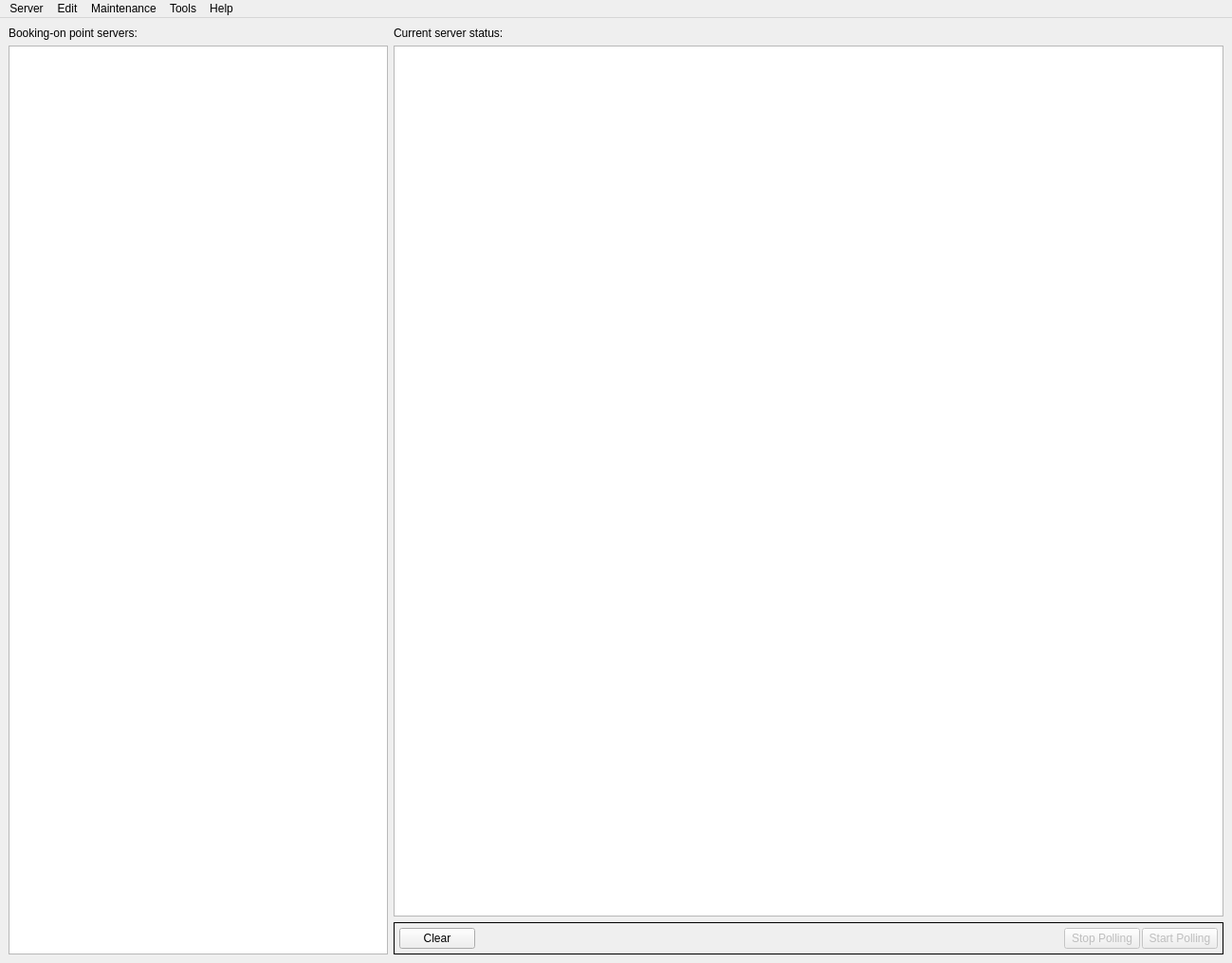
<?xml version="1.0" encoding="UTF-8"?>
<ui version="4.0">
 <class>MainWindow</class>
 <widget class="QMainWindow" name="MainWindow">
  <property name="geometry">
   <rect>
    <x>0</x>
    <y>0</y>
    <width>1299</width>
    <height>1015</height>
   </rect>
  </property>
  <property name="windowTitle">
   <string>Eunomia</string>
  </property>
  <widget class="QWidget" name="centralwidget">
   <layout class="QHBoxLayout" name="horizontalLayout_2">
    <item>
     <layout class="QVBoxLayout" name="verticalLayout">
      <property name="sizeConstraint">
       <enum>QLayout::SetMaximumSize</enum>
      </property>
      <item>
       <widget class="QLabel" name="label">
        <property name="text">
         <string>Booking-on point servers:</string>
        </property>
       </widget>
      </item>
      <item>
       <widget class="bookingOnPointList" name="depotList">
        <property name="maximumSize">
         <size>
          <width>400</width>
          <height>16777215</height>
         </size>
        </property>
        <property name="selectionBehavior">
         <enum>QAbstractItemView::SelectRows</enum>
        </property>
        <property name="iconSize">
         <size>
          <width>16</width>
          <height>16</height>
         </size>
        </property>
        <property name="selectionRectVisible">
         <bool>true</bool>
        </property>
        <property name="sortingEnabled">
         <bool>true</bool>
        </property>
       </widget>
      </item>
     </layout>
    </item>
    <item>
     <layout class="QVBoxLayout" name="verticalLayout_2">
      <item>
       <widget class="QLabel" name="label_2">
        <property name="text">
         <string>Current server status:</string>
        </property>
       </widget>
      </item>
      <item>
       <widget class="ServerStatusTerminal" name="serverStatus">
        <property name="verticalScrollBarPolicy">
         <enum>Qt::ScrollBarAlwaysOff</enum>
        </property>
        <property name="horizontalScrollBarPolicy">
         <enum>Qt::ScrollBarAlwaysOff</enum>
        </property>
        <property name="selectionMode">
         <enum>QAbstractItemView::MultiSelection</enum>
        </property>
       </widget>
      </item>
      <item>
       <widget class="QFrame" name="frame">
        <property name="minimumSize">
         <size>
          <width>0</width>
          <height>0</height>
         </size>
        </property>
        <property name="styleSheet">
         <string notr="true">border-color: rgb(192, 191, 188);</string>
        </property>
        <property name="frameShape">
         <enum>QFrame::Box</enum>
        </property>
        <property name="frameShadow">
         <enum>QFrame::Plain</enum>
        </property>
        <layout class="QHBoxLayout" name="horizontalLayout_3">
         <property name="spacing">
          <number>2</number>
         </property>
         <property name="leftMargin">
          <number>5</number>
         </property>
         <property name="topMargin">
          <number>5</number>
         </property>
         <property name="rightMargin">
          <number>5</number>
         </property>
         <property name="bottomMargin">
          <number>5</number>
         </property>
         <item>
          <widget class="QPushButton" name="clearButton">
           <property name="text">
            <string>Clear</string>
           </property>
          </widget>
         </item>
         <item>
          <spacer name="horizontalSpacer">
           <property name="orientation">
            <enum>Qt::Horizontal</enum>
           </property>
           <property name="sizeHint" stdset="0">
            <size>
             <width>352</width>
             <height>20</height>
            </size>
           </property>
          </spacer>
         </item>
         <item>
          <widget class="QPushButton" name="stopPollingButton">
           <property name="enabled">
            <bool>false</bool>
           </property>
           <property name="text">
            <string>Stop Polling</string>
           </property>
          </widget>
         </item>
         <item>
          <widget class="QPushButton" name="startPollingButton">
           <property name="enabled">
            <bool>false</bool>
           </property>
           <property name="text">
            <string>Start Polling</string>
           </property>
          </widget>
         </item>
        </layout>
       </widget>
      </item>
     </layout>
    </item>
   </layout>
  </widget>
  <widget class="QMenuBar" name="menubar">
   <property name="geometry">
    <rect>
     <x>0</x>
     <y>0</y>
     <width>1299</width>
     <height>22</height>
    </rect>
   </property>
   <widget class="QMenu" name="menuFile">
    <property name="title">
     <string>Server</string>
    </property>
    <addaction name="actionStart_Server"/>
    <addaction name="actionStop_Server"/>
    <addaction name="separator"/>
    <addaction name="actionStart_Polling"/>
    <addaction name="actionStop_Polling"/>
    <addaction name="separator"/>
    <addaction name="actionStart_All_Polling"/>
    <addaction name="actionStop_All_Polling"/>
    <addaction name="actionHalt_All_Servers"/>
    <addaction name="separator"/>
    <addaction name="actionQuit"/>
   </widget>
   <widget class="QMenu" name="menuHelp">
    <property name="title">
     <string>Help</string>
    </property>
    <addaction name="actionAbout"/>
   </widget>
   <widget class="QMenu" name="menuTools">
    <property name="title">
     <string>Tools</string>
    </property>
    <addaction name="actionConfigure_Server"/>
    <addaction name="separator"/>
   </widget>
   <widget class="QMenu" name="menuEdit">
    <property name="title">
     <string>Edit</string>
    </property>
    <addaction name="actionClear"/>
    <addaction name="separator"/>
    <addaction name="actionSelect_All"/>
    <addaction name="separator"/>
    <addaction name="actionCut"/>
    <addaction name="actionCopy"/>
    <addaction name="actionPaste"/>
   </widget>
   <widget class="QMenu" name="menuMaintenance">
    <property name="title">
     <string>Maintenance</string>
    </property>
    <addaction name="actionRestart_Server"/>
    <addaction name="actionReload_Configuration"/>
    <addaction name="separator"/>
    <addaction name="actionSave_Log"/>
    <addaction name="separator"/>
    <addaction name="actionCheck_for_Updates"/>
   </widget>
   <addaction name="menuFile"/>
   <addaction name="menuEdit"/>
   <addaction name="menuMaintenance"/>
   <addaction name="menuTools"/>
   <addaction name="menuHelp"/>
  </widget>
  <action name="actionQuit">
   <property name="text">
    <string>Quit</string>
   </property>
  </action>
  <action name="actionAbout">
   <property name="text">
    <string>About</string>
   </property>
  </action>
  <action name="actionConfigure_Server">
   <property name="text">
    <string>Configure Server...</string>
   </property>
  </action>
  <action name="actionStart_Server">
   <property name="enabled">
    <bool>false</bool>
   </property>
   <property name="text">
    <string>Run Server</string>
   </property>
  </action>
  <action name="actionStop_Server">
   <property name="enabled">
    <bool>false</bool>
   </property>
   <property name="text">
    <string>Halt Server</string>
   </property>
  </action>
  <action name="actionStart_Polling">
   <property name="enabled">
    <bool>false</bool>
   </property>
   <property name="text">
    <string>Start Server Polling</string>
   </property>
  </action>
  <action name="actionStop_Polling">
   <property name="enabled">
    <bool>false</bool>
   </property>
   <property name="text">
    <string>Stop Server Polling</string>
   </property>
  </action>
  <action name="actionRestart_Server">
   <property name="enabled">
    <bool>false</bool>
   </property>
   <property name="text">
    <string>Full Restart</string>
   </property>
  </action>
  <action name="actionClear">
   <property name="enabled">
    <bool>false</bool>
   </property>
   <property name="text">
    <string>Clear</string>
   </property>
  </action>
  <action name="actionCopy">
   <property name="enabled">
    <bool>false</bool>
   </property>
   <property name="text">
    <string>Copy</string>
   </property>
   <property name="shortcut">
    <string>Ctrl+C</string>
   </property>
  </action>
  <action name="actionSelect_All">
   <property name="enabled">
    <bool>false</bool>
   </property>
   <property name="text">
    <string>Select All</string>
   </property>
  </action>
  <action name="actionCut">
   <property name="enabled">
    <bool>false</bool>
   </property>
   <property name="text">
    <string>Cut</string>
   </property>
   <property name="shortcut">
    <string>Ctrl+X</string>
   </property>
  </action>
  <action name="actionPaste">
   <property name="enabled">
    <bool>false</bool>
   </property>
   <property name="text">
    <string>Paste</string>
   </property>
   <property name="shortcut">
    <string>Ctrl+V</string>
   </property>
  </action>
  <action name="actionStart_All_Polling">
   <property name="enabled">
    <bool>false</bool>
   </property>
   <property name="text">
    <string>Start All Polling</string>
   </property>
  </action>
  <action name="actionStop_All_Polling">
   <property name="enabled">
    <bool>false</bool>
   </property>
   <property name="text">
    <string>Stop All Polling</string>
   </property>
  </action>
  <action name="actionHalt_All_Servers">
   <property name="enabled">
    <bool>false</bool>
   </property>
   <property name="text">
    <string>Halt All Servers</string>
   </property>
  </action>
  <action name="actionSave_Log">
   <property name="enabled">
    <bool>false</bool>
   </property>
   <property name="text">
    <string>Save Log...</string>
   </property>
  </action>
  <action name="actionCheck_for_Updates">
   <property name="text">
    <string>Check for Updates...</string>
   </property>
  </action>
  <action name="actionReload_Configuration">
   <property name="enabled">
    <bool>false</bool>
   </property>
   <property name="text">
    <string>Reload Configuration</string>
   </property>
  </action>
 </widget>
 <customwidgets>
  <customwidget>
   <class>bookingOnPointList</class>
   <extends>QListWidget</extends>
   <header>../../../bookingOnPointList.hpp</header>
  </customwidget>
  <customwidget>
   <class>ServerStatusTerminal</class>
   <extends>QListView</extends>
   <header>../../../server_status_terminal.hpp</header>
  </customwidget>
 </customwidgets>
 <resources/>
 <connections/>
</ui>
